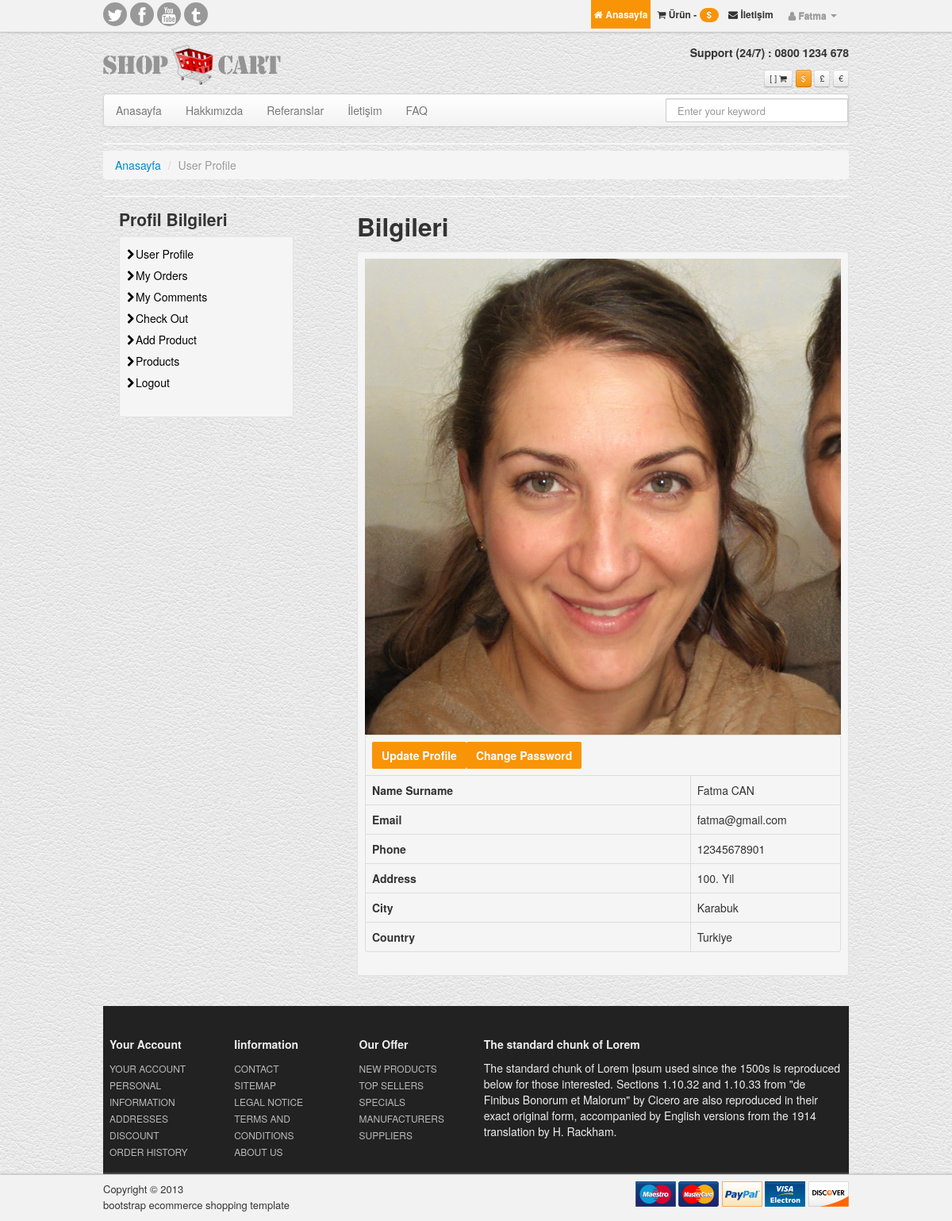
/user/ (signed in), run on the app's committed database.
### home/models.py (models this page shows, shortened)
class UserProfile(models.Model):
    user = models.OneToOneField(User, on_delete=models.CASCADE)
    phone = models.CharField(blank=True, max_length=20)
    address = models.CharField(blank=True, max_length=150)
    city = models.CharField(blank=True, max_length=20)
    country = models.CharField(blank=True, max_length=20)
    image = models.ImageField(blank=True, upload_to='images/users/')
    def user_name(self):
        return '[' + self.user.username + '] ' + self.user.first_name + ' ' + self.user.last_name
    def image_tag(self):
        return mark_safe('<img src="{}" height="50"/>'.format(self.image.url))
    image_tag.short_description = 'Image'

### user/views.py (the view)
# urls.py: path('', views.index, name='index'),
def index(request):
    category = Category.objects.all()
    current_user = request.user
    profile = UserProfile.objects.get(user_id=current_user.id)
    context = {'category': category,
               'profile': profile
               }
    return render(request, 'user_profile.html', context)

### user/templates/user_profile.html (shortened to what this page needs)
{%  extends "homebase.html" %}
{% block content %}
	<hr class="soften">
	<div>
        <ul class="breadcrumb">
		    <li><a href="/">Anasayfa</a> <span class="divider">/</span></li>
		    <li class="active">User Profile</li>
        </ul>
	</div>
	<hr class="soften">
	<div class="row">
		<div class="span4">
            {% include "user_panel.html" %}
		</div>
		<div class="span8">
            <h2>Bilgileri</h2>
            <div class="well well-small">
        <table class="table table-bordered">
              <thead>
              <tr>
                  <th class="text-left">
                      <a href="/user/update" class="shopBtn btn-large pull-left">Update Profile</a>
                      <a href="/user/password" class="shopBtn btn-large pull-center">Change Password</a>
                  </th>
              </tr>
                <tr>
                    <img src="{{ profile.image.url }}" alt="">
                </tr>
                <tr>
                    <th>Name Surname</th>
                    <td>{{ profile.user.first_name }} {{ profile.user.last_name }}</td>
                </tr>
                <tr>
                    <th>Email</th>
                    <td>{{ profile.user.email }}</td>
                </tr>
                <tr>
                    <th>Phone</th>
                    <td>{{ profile.phone }}</td>
                </tr>
                <tr>
                    <th>Address</th>
                    <td>{{ profile.address }}</td>
                </tr>
                <tr>
                    <th>City</th>
                    <td>{{ profile.city }}</td>
                </tr>
                <tr>
                    <th>Country</th>
                    <td>{{ profile.country }}</td>
                </tr>
              </thead>
            </table>
            </div>
		</div>
	</div>
{% endblock %}

### home/templates/header.html (shortened to what this page needs)
<div class="navbar navbar-inverse navbar-fixed-top">
    {% load static %}
    <div class="topNav">
		<div class="container">
			<div class="alignR">
				<div class="pull-left socialNw">
					<a href="#"><span class="icon-twitter"></span></a>
					<a href="#"><span class="icon-facebook"></span></a>
					<a href="#"><span class="icon-youtube"></span></a>
					<a href="#"><span class="icon-tumblr"></span></a>
				</div>
				<a class="active" href="/"> <span class="icon-home"></span> Anasayfa</a>
                {% if user.id is not None %}
                    <ul class="nav pull-right">
			            <li class="dropdown">
				            <a data-toggle="dropdown" class="dropdown-toggle" href="/"><span class="icon-user"></span> {{ user.first_name}} <b class="caret"></b></a>
			            </li>
			        </ul>
				<a href="/shopcart/"><span class="icon-shopping-cart"></span> {{ request.session.cart_items }} Ürün - <span class="badge badge-warning"> ${{ total }}</span></a>
                {% else %}
				<a href="/signup"><span class="icon-edit"></span> Kayıt Ol </a>
                    <a href="/login"><span class="icon-user"></span> Giriş Yap </a>
                {% endif %}
            <a href="/iletisim"><span class="icon-envelope"></span> İletişim</a>
			</div>
		</div>
	</div>
</div>
<div class="container">
<header id="header">
<div class="row">
	<div class="span4">
	<h1>
	<a class="logo" href="/"><span>Twitter Bootstrap ecommerce template</span>
        {% load static %}
		<img src="{% static 'assets/img/logo-bootstrap-shoping-cart.png' %}" alt="bootstrap sexy shop">
	</a>
	</h1>
	</div>
	<div class="span8 alignR">
	<p><br> <strong> Support (24/7) :  0800 1234 678 </strong><br><br></p>
	<a href="/shopcart/"><span class="btn btn-mini"href="/shopcart/">[ {{ request.session.cart_items }}  ]  <span class="icon-shopping-cart" href="/shopcart/"></span></span></a>
	<span class="btn btn-warning btn-mini">$</span>
	<span class="btn btn-mini">&pound;</span>
	<span class="btn btn-mini">&euro;</span>
	</div>
</div>
</header>
<div class="navbar">
    {% load static %}
	  <div class="navbar-inner">
		<div class="container">
		  <div class="nav-collapse">
			<ul class="nav">
			  <li class=""><a href="/">Anasayfa</a></li>
			  <li class=""><a href="/hakkimizda">Hakkımızda</a></li>
			  <li class=""><a href="/referanslar">Referanslar</a></li>
			  <li class=""><a href="/iletisim">İletişim</a></li>
			  <li class=""><a href="/sss">FAQ</a></li>
			</ul>
			<form action="/search/" class="navbar-search pull-right" method="post">
			  <input type="text" name="query" placeholder="Enter your keyword" class="search-query span2">
			</form>
		  </div>
		</div>
	  </div>
	</div>

### home/static/style.css (style rules this page uses)
body { background:url(assets/img/white_leather.png) repeat 0 0; }
#header { padding:8px 0 8px; }
#header a { text-decoration:none }
#header p { padding:0; margin:0; line-height:1em; font-size:100% }
#header h1 { margin:0;line-height:1em }
#header { padding-top:44px; }
.logo { padding-top: 11px;display: block; }
hr.soften { margin: 8px 0;background: #DDD; }
.navbar-inner { padding-left: 0;padding-right: 0; }
.alignR { text-align:right; }
.navbar .nav , .marginLess { margin:0 }
.navbar-search .search-query { padding: 4px 14px;-moz-border-radius: 1px;-webkit-border-radius: 1px;border-radius: 1px;line-height: 1.5em; min-width: 200px; }
.navbar-search { margin-left:6px; }
.topNav { padding: 0;border-bottom: 1px solid #CCC;background: #f2f2f2;box-shadow: 0 0 3px #B1AFAF; }
.topNav a { color:#333; font-size:12px; font-weight:bold; display:inline-block; padding:8px 4px; }
.topNav a:hover, .topNav a.active { color:#fff; background:#f89406; text-decoration:none }
.socialNw a { width:24px; height:24px; line-height:24px; display:inline-block; padding:3px; margin-top:3px; font-size:21px; border-radius:50%; background:#999; color:#fff; text-align:center; }
.shopBtn { min-height: 34px;font-size: 14px;font-weight: bold;line-height: 34px;text-align: center;color: #fff;border-radius: 2px;background: #f89406;display:inline-block;padding:0 12px;border:0; }

### data on the page
UserProfile: image (picture), user.first_name "Fatma", user.last_name "CAN", user.email "fatma@gmail.com", phone "12345678901", address "100. Yil", city "Karabuk", country "Turkiye"

### other printed values
{{ user.first_name }} "Fatma"
